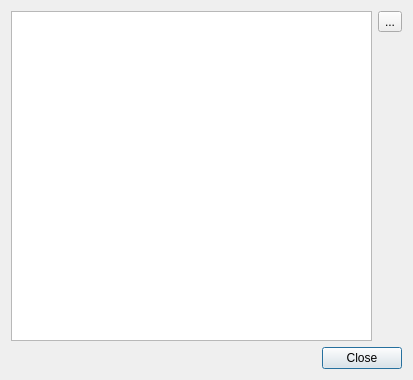
<?xml version="1.0" encoding="UTF-8"?>
<ui version="4.0">
 <class>BanksDialog</class>
 <widget class="QDialog" name="BanksDialog">
  <property name="geometry">
   <rect>
    <x>0</x>
    <y>0</y>
    <width>413</width>
    <height>380</height>
   </rect>
  </property>
  <property name="windowTitle">
   <string>Банковские терминалы</string>
  </property>
  <property name="windowIcon">
   <iconset resource="../resource.qrc">
    <normaloff>:/Images/bank.png</normaloff>:/Images/bank.png</iconset>
  </property>
  <layout class="QGridLayout" name="gridLayout">
   <item row="0" column="0">
    <widget class="QTableView" name="tableView">
     <property name="selectionMode">
      <enum>QAbstractItemView::SingleSelection</enum>
     </property>
     <property name="selectionBehavior">
      <enum>QAbstractItemView::SelectRows</enum>
     </property>
     <property name="sortingEnabled">
      <bool>true</bool>
     </property>
     <attribute name="horizontalHeaderShowSortIndicator" stdset="0">
      <bool>true</bool>
     </attribute>
     <attribute name="horizontalHeaderStretchLastSection">
      <bool>true</bool>
     </attribute>
     <attribute name="verticalHeaderStretchLastSection">
      <bool>false</bool>
     </attribute>
    </widget>
   </item>
   <item row="0" column="1" alignment="Qt::AlignTop">
    <widget class="QToolButton" name="toolButtonAdd">
     <property name="toolTip">
      <string>Добавить устройство</string>
     </property>
     <property name="text">
      <string>...</string>
     </property>
     <property name="icon">
      <iconset resource="../resource.qrc">
       <normaloff>:/Images/addIcon.png</normaloff>:/Images/addIcon.png</iconset>
     </property>
     <property name="shortcut">
      <string>Ins</string>
     </property>
    </widget>
   </item>
   <item row="1" column="0" colspan="2">
    <widget class="QDialogButtonBox" name="buttonBox">
     <property name="standardButtons">
      <set>QDialogButtonBox::Close</set>
     </property>
    </widget>
   </item>
  </layout>
 </widget>
 <resources>
  <include location="../resource.qrc"/>
 </resources>
 <connections/>
</ui>
